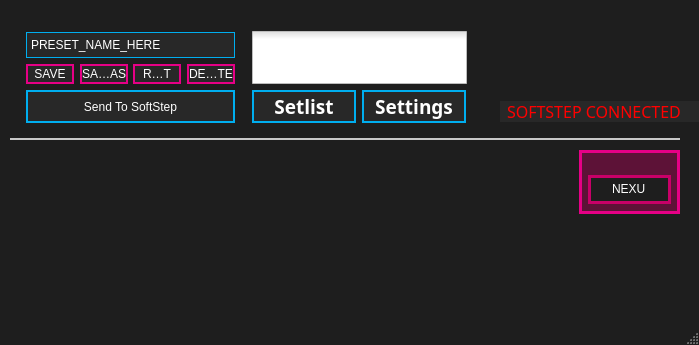
<?xml version="1.0" encoding="UTF-8"?>
<ui version="4.0">
 <class>MainWindow</class>
 <widget class="QMainWindow" name="MainWindow">
  <property name="geometry">
   <rect>
    <x>0</x>
    <y>0</y>
    <width>699</width>
    <height>345</height>
   </rect>
  </property>
  <property name="sizePolicy">
   <sizepolicy hsizetype="Fixed" vsizetype="Fixed">
    <horstretch>0</horstretch>
    <verstretch>0</verstretch>
   </sizepolicy>
  </property>
  <property name="windowTitle">
   <string>MainWindow</string>
  </property>
  <property name="styleSheet">
   <string notr="true">QMainWindow
{
	background: rgb(30, 30, 30);
}

/*--------QLineEdit--------*/
QLineEdit
{
	background: rgb(40, 40, 40);
	border: 2px solid rgb(0,174,239);
	font: 14pt &quot;Droid Sans Mono&quot;;
	color: white;
}


/*-------QToolTip-------*/
QToolTip
{
	font: 8pt &quot;Corbel&quot;;
	color: rgb(255, 255, 255);
	background: rgba(40, 40, 40, 140);
	border: 1px solid rgb(120, 120, 120);
	padding: 2px;

}

QMenuBar
{
}</string>
  </property>
  <widget class="QWidget" name="centralWidget">
   <property name="styleSheet">
    <string notr="true">QWidget
{
background: rgb(30,30,30);
}</string>
   </property>
   <widget class="QLabel" name="connectedLabel">
    <property name="geometry">
     <rect>
      <x>500</x>
      <y>101</y>
      <width>202</width>
      <height>21</height>
     </rect>
    </property>
    <property name="font">
     <font>
      <family>Futura-Normal</family>
      <pointsize>12</pointsize>
      <weight>50</weight>
      <italic>false</italic>
      <bold>false</bold>
     </font>
    </property>
    <property name="toolTip">
     <string/>
    </property>
    <property name="styleSheet">
     <string notr="true">QLabel
{
	font: 12pt &quot;Futura-Normal&quot;;
	color: red;
	background: rgb(40, 40, 40);
	padding: 0px 0px 0px 3px;
}

QToolTip
{
	min-width: 60px;
}</string>
    </property>
    <property name="text">
     <string>SOFTSTEP CONNECTED</string>
    </property>
    <property name="alignment">
     <set>Qt::AlignLeading|Qt::AlignLeft|Qt::AlignVCenter</set>
    </property>
   </widget>
   <widget class="QFrame" name="frame_presets">
    <property name="geometry">
     <rect>
      <x>10</x>
      <y>18</y>
      <width>235</width>
      <height>119</height>
     </rect>
    </property>
    <property name="styleSheet">
     <string notr="true">QFrame
{
	background: rgba(60, 60, 60, 0);
	border: none;
}</string>
    </property>
    <property name="frameShape">
     <enum>QFrame::StyledPanel</enum>
    </property>
    <property name="frameShadow">
     <enum>QFrame::Raised</enum>
    </property>
    <widget class="QFrame" name="frame_innerpresets">
     <property name="geometry">
      <rect>
       <x>1</x>
       <y>1</y>
       <width>237</width>
       <height>108</height>
      </rect>
     </property>
     <property name="styleSheet">
      <string notr="true">/*----------- QFrame ------------*/
QFrame
{
	background: rgba(125, 125, 125, 0);
}

/*----------- QPushButton ------------*/
QPushButton
{
	background: rgb(40, 40, 40);
	color: white;
	border: 2px solid rgb(230,0,134);
	font: 7pt &quot;Corbel&quot;;
	padding: 0,1,0,0;
}

QPushButton:pressed
{
	background: rgb(230, 0, 134);
	color: white;
	border: none;
	font: 7pt &quot;Corbel&quot;;
	padding: 0, 1, 0, 0;
}

/*----------- QToolButton ------------*/
QToolButton
{
	background: rgb(40, 40, 40);
	color: white;
	border: 2px solid rgb(230,0,134);
	font: 7pt &quot;Corbel&quot;;
	padding: 0,1,0,0;
}

QToolButton:pressed
{
	background: rgb(230, 0, 134);
	color: white;
	border: 2px solid rgb(230, 0, 134);
	font: 7pt &quot;Corbel&quot;;
	padding: 0, 1, 0, 0;
}

/*----------- QLabel ------------*/
QLabel
{
	background: rgba(0,0,0,0);
	color: white;
	border: none;
	font: 7pt &quot;Corbel&quot;;
}

/*----------- QComboBox ------------*/
QComboBox
{
	font: 8pt &quot;Corbel&quot;;
	border: 2px solid rgb(0,174,239);
	background-color: rgba(28, 28, 29);
	color: white;
 }

QComboBox QListView
{
	background-color: rgb(40, 40, 40);
	border: transparent;
	padding-left: 3px;
	padding-right: 3px;
	min-width: 35px;
}

QComboBox::item:alternate
{
	background: rgb(90, 90, 90);
}

QComboBox::item:selected
{
	border: 1px solid transparent;
	background: rgb(0,174,239);
}

QComboBox::indicator
{
	background-color: transparent;
	selection-background-color: transparent;
	color: transparent;
	selection-color: white;
}

QComboBox::drop-down
{
	width: 1px;
	height: 1px;
	subcontrol-origin: margin;
	subcontrol-position: right center;
	border-left-width: 0px;
	border-right-width: 0px;
	border-top-width: 0px;
	border-bottom-width: 0px;
}

QComboBox::down-arrow
{
	border: none;
	background: none;
	image: url(:/resources/setlist_combobox_menu_arrows.png);
	padding-right: 20px;
}
</string>
     </property>
     <property name="frameShape">
      <enum>QFrame::StyledPanel</enum>
     </property>
     <property name="frameShadow">
      <enum>QFrame::Raised</enum>
     </property>
     <widget class="QToolButton" name="save">
      <property name="geometry">
       <rect>
        <x>15</x>
        <y>45</y>
        <width>48</width>
        <height>20</height>
       </rect>
      </property>
      <property name="toolTip">
       <string>Save any changes to the &lt;br&gt;current preset.</string>
      </property>
      <property name="styleSheet">
       <string notr="true">/*----------- QToolButton ------------*/
QToolButton
{
	background: rgb(40, 40, 40);
	color: white;
	border: 2px solid rgb(230,0,134);
	font: 7pt &quot;Corbel&quot;;
	padding: 0,0,0,0;
}

QToolButton:pressed
{
	background: rgb(230, 0, 134);
	color: white;
	border: 2px solid rgb(230, 0, 134);
	font: 7pt &quot;Corbel&quot;;
	padding: 0, 0, 0, 0;
}</string>
      </property>
      <property name="text">
       <string>SAVE</string>
      </property>
     </widget>
     <widget class="QToolButton" name="saveas">
      <property name="geometry">
       <rect>
        <x>69</x>
        <y>45</y>
        <width>48</width>
        <height>20</height>
       </rect>
      </property>
      <property name="toolTip">
       <string>Save the current settings&lt;br&gt; to a new preset slot.</string>
      </property>
      <property name="styleSheet">
       <string notr="true">/*----------- QToolButton ------------*/
QToolButton
{
	background: rgb(40, 40, 40);
	color: white;
	border: 2px solid rgb(230,0,134);
	font: 6pt &quot;Tahoma&quot;;
	padding: 0,0,0,0;
}

QToolButton:pressed
{
	background: rgb(230, 0, 134);
	color: white;
	border: 2px solid rgb(230, 0, 134);
	font: 6pt &quot;Tahoma&quot;;
	padding: 0, 0, 0, 0;
}</string>
      </property>
      <property name="text">
       <string>SAVE AS</string>
      </property>
     </widget>
     <widget class="QToolButton" name="revert">
      <property name="geometry">
       <rect>
        <x>122</x>
        <y>45</y>
        <width>48</width>
        <height>20</height>
       </rect>
      </property>
      <property name="toolTip">
       <string>Revert any unsaved &lt;br&gt;changes in the current &lt;br&gt;preset to its previously &lt;br&gt;saved state.</string>
      </property>
      <property name="styleSheet">
       <string notr="true">/*----------- QToolButton ------------*/
QToolButton
{
	background: rgb(40, 40, 40);
	color: white;
	border: 2px solid rgb(230,0,134);
	font: 7pt &quot;Corbel&quot;;
	padding: 0,0,0,0;
}

QToolButton:pressed
{
	background: rgb(230, 0, 134);
	color: white;
	border: 2px solid rgb(230, 0, 134);
	font: 7pt &quot;Corbel&quot;;
	padding: 0, 0, 0, 0;
}</string>
      </property>
      <property name="text">
       <string>REVERT</string>
      </property>
     </widget>
     <widget class="QToolButton" name="deletepreset">
      <property name="geometry">
       <rect>
        <x>176</x>
        <y>45</y>
        <width>48</width>
        <height>20</height>
       </rect>
      </property>
      <property name="toolTip">
       <string>Delete the currently selected preset.</string>
      </property>
      <property name="styleSheet">
       <string notr="true">/*----------- QToolButton ------------*/
QToolButton
{
	background: rgb(40, 40, 40);
	color: white;
	border: 2px solid rgb(230,0,134);
	font: 7pt &quot;Corbel&quot;;
	padding: 0,0,0,0;
}

QToolButton:pressed
{
	background: rgb(230, 0, 134);
	color: white;
	border: 2px solid rgb(230, 0, 134);
	font: 7pt &quot;Corbel&quot;;
	padding: 0, 0, 0, 0;
}</string>
      </property>
      <property name="text">
       <string>DELETE</string>
      </property>
     </widget>
     <widget class="QComboBox" name="presetmenu">
      <property name="geometry">
       <rect>
        <x>15</x>
        <y>13</y>
        <width>209</width>
        <height>26</height>
       </rect>
      </property>
      <property name="toolTip">
       <string>The preset currently being edited</string>
      </property>
      <property name="autoFillBackground">
       <bool>false</bool>
      </property>
      <property name="styleSheet">
       <string notr="true">/*----------- QComboBox ------------*/
QComboBox
{
	font: 8pt &quot;Corbel&quot;;
	border: 1px solid rgb(0,174,239);
	background: rgb(40, 40, 40);
	color: white;
	padding: 1px 3px 1px 4px;
 }

QComboBox QListView
{
	background-color: rgb(40, 40, 40);
	border: transparent;
	font: 8px &quot;Corbel&quot;;
	color: white;
	padding-left: 3px;
	padding-right: 3px;
	min-width: 35px;
}

QComboBox::item:alternate
{
	background: rgb(90, 90, 90);
}

QComboBox::item:selected
{
	border: 1px solid transparent;
	background: rgb(0,174,239);
}

QComboBox::indicator
{
	background-color: transparent;
	selection-background-color: transparent;
	color: transparent;
	selection-color: white;
}

QComboBox::drop-down
{
	width: 1px;
	height: 1px;
	subcontrol-origin: margin;
	subcontrol-position: right center;
	border-left-width: 0px;
	border-right-width: 0px;
	border-top-width: 0px;
	border-bottom-width: 0px;
	padding: 1px 1px 1px 4px;
}

QToolTip
{
	min-height: 18px;
}</string>
      </property>
      <property name="editable">
       <bool>false</bool>
      </property>
      <property name="frame">
       <bool>true</bool>
      </property>
      <item>
       <property name="text">
        <string>PRESET_NAME_HERE</string>
       </property>
      </item>
      <item>
       <property name="text">
        <string>1</string>
       </property>
      </item>
      <item>
       <property name="text">
        <string>2</string>
       </property>
      </item>
      <item>
       <property name="text">
        <string>3</string>
       </property>
      </item>
      <item>
       <property name="text">
        <string>4</string>
       </property>
      </item>
      <item>
       <property name="text">
        <string>5</string>
       </property>
      </item>
      <item>
       <property name="text">
        <string>6</string>
       </property>
      </item>
      <item>
       <property name="text">
        <string>7</string>
       </property>
      </item>
      <item>
       <property name="text">
        <string>8</string>
       </property>
      </item>
      <item>
       <property name="text">
        <string>9</string>
       </property>
      </item>
      <item>
       <property name="text">
        <string>10</string>
       </property>
      </item>
     </widget>
     <widget class="QLabel" name="presetlabel">
      <property name="geometry">
       <rect>
        <x>-4</x>
        <y>12</y>
        <width>14</width>
        <height>93</height>
       </rect>
      </property>
      <property name="styleSheet">
       <string notr="true">QFrame
{
	border: none;
	padding: none;
	background-image: url(:/resources/mainWindow_preset_label.png);
}</string>
      </property>
      <property name="text">
       <string/>
      </property>
     </widget>
    </widget>
    <widget class="QToolButton" name="update">
     <property name="geometry">
      <rect>
       <x>16</x>
       <y>72</y>
       <width>209</width>
       <height>33</height>
      </rect>
     </property>
     <property name="toolTip">
      <string>&quot;Make it so.&quot;&lt;p&gt;Update a connected SoftStep's presets with the current setlist.</string>
     </property>
     <property name="styleSheet">
      <string notr="true">/*---------- QToolButton ---------*/
QToolButton
{
	background: rgb(40, 40, 40);
	border: 2px solid rgba(0,174,239,255);
	font: bold 14pt &quot;Corbel&quot;;
	color: white;
}

QToolButton:pressed
{
	background: rgba(0,174,239,255);
	border: none;
	font: bold 14pt &quot;Corbel&quot;;
	color: white;
}

QToolButton::disabled
{
	background: rgba(60, 60, 60, 75);
	border: 2px solid rgba(0, 56, 77, 255);
	font: bold 14pt &quot;Corbel&quot;;
	color: rgba(255, 255, 255, 35);
}</string>
     </property>
     <property name="text">
      <string>Send To SoftStep</string>
     </property>
    </widget>
   </widget>
   <widget class="QLabel" name="label">
    <property name="geometry">
     <rect>
      <x>492</x>
      <y>30</y>
      <width>184</width>
      <height>65</height>
     </rect>
    </property>
    <property name="styleSheet">
     <string notr="true">QLabel
{
	border: none;
	background: transparent;
	background-image: url(:/resources/mainWindow_logo.png);
}</string>
    </property>
    <property name="text">
     <string/>
    </property>
   </widget>
   <widget class="QFrame" name="frame_displayname">
    <property name="geometry">
     <rect>
      <x>579</x>
      <y>150</y>
      <width>101</width>
      <height>64</height>
     </rect>
    </property>
    <property name="styleSheet">
     <string notr="true">QFrame
{
	background: rgba(190, 0, 94, 100);
	border: 3px solid rgb(230,0,134);
}</string>
    </property>
    <property name="frameShape">
     <enum>QFrame::StyledPanel</enum>
    </property>
    <property name="frameShadow">
     <enum>QFrame::Raised</enum>
    </property>
    <widget class="QLineEdit" name="displayName">
     <property name="geometry">
      <rect>
       <x>9</x>
       <y>25</y>
       <width>83</width>
       <height>29</height>
      </rect>
     </property>
     <property name="contextMenuPolicy">
      <enum>Qt::DefaultContextMenu</enum>
     </property>
     <property name="toolTip">
      <string>Sets the current preset's display name. &lt;p&gt; Anything entered here appears on&lt;br&gt; the SoftStep's alphanumeric display&lt;br&gt; when the preset is selected. &lt;p&gt;Limited to a maximum of four characters.</string>
     </property>
     <property name="styleSheet">
      <string notr="true">QLineEdit
{
	border: 3px solid rgb(200,0,104);
	padding-bottom: 2px;
}

QLineEdit:focus
{
	border: 3px solid white;
	padding-bottom: 2px;
}</string>
     </property>
     <property name="text">
      <string>NEXU</string>
     </property>
     <property name="maxLength">
      <number>4</number>
     </property>
     <property name="alignment">
      <set>Qt::AlignCenter</set>
     </property>
    </widget>
    <widget class="QLabel" name="presetlabel_3">
     <property name="geometry">
      <rect>
       <x>14</x>
       <y>11</y>
       <width>73</width>
       <height>10</height>
      </rect>
     </property>
     <property name="styleSheet">
      <string notr="true">QFrame
{
	border: none;
	padding: none;
	background: none;
	background-image: url(:/resources/mainWindow_displayname_label.png);
}</string>
     </property>
     <property name="text">
      <string/>
     </property>
    </widget>
   </widget>
   <widget class="QLabel" name="label_2">
    <property name="geometry">
     <rect>
      <x>10</x>
      <y>138</y>
      <width>670</width>
      <height>10</height>
     </rect>
    </property>
    <property name="styleSheet">
     <string notr="true">QLabel
{
	border-top: 2px solid rgb(200, 200, 200);
	background: none;
}</string>
    </property>
    <property name="text">
     <string/>
    </property>
   </widget>
   <widget class="QFrame" name="frame_editormode">
    <property name="geometry">
     <rect>
      <x>245</x>
      <y>21</y>
      <width>228</width>
      <height>109</height>
     </rect>
    </property>
    <property name="styleSheet">
     <string notr="true">QFrame
{
	background: rgba(60, 60, 60, 0);
	border: none;
}</string>
    </property>
    <property name="frameShape">
     <enum>QFrame::StyledPanel</enum>
    </property>
    <property name="frameShadow">
     <enum>QFrame::Raised</enum>
    </property>
    <widget class="QCheckBox" name="mode">
     <property name="enabled">
      <bool>true</bool>
     </property>
     <property name="geometry">
      <rect>
       <x>7</x>
       <y>10</y>
       <width>215</width>
       <height>53</height>
      </rect>
     </property>
     <property name="toolTip">
      <string>Switch between Hosted &lt;br&gt;and Standalone mode.</string>
     </property>
     <property name="styleSheet">
      <string notr="true"> /* ---------- QCheckBox ------------*/
QCheckBox
{
	background: none;
    color: transparent;
    font: 8pt &quot;Corbel&quot;;
}

QCheckBox::indicator
{
    width: 215px;
    height: 53px;
	padding: 0px;
}

QCheckBox::indicator:unchecked
{
    image: url(:/resources/mainWindow_editormode_unchecked.png);
}

QCheckBox::indicator:unchecked:hover
{
    image: url(:/resources/mainWindow_editormode_unchecked.png);
}

QCheckBox::indicator:unchecked:pressed
{
    image: url(:/resources/mainWindow_editormode_uncheckedPressed.png);
}

QCheckBox::indicator:checked
{
    image: url(:/resources/mainWindow_editormode_checked.png);
}

QCheckBox::indicator:checked:pressed
{
    image: url(:/resources/mainWindow_editormode_checkedPressed.png);
}

QCheckBox::indicator:unchecked:focus
{
    image: url(:/resources/mainWindow_editormode_unchecked.png);
}

QCheckBox::indicator:unchecked:pressed:focus
{
    image: url(:/resources/mainWindow_editormode_uncheckedPressed.png);
}

QCheckBox::indicator:checked:focus
{
    image: url(:/resources/mainWindow_editormode_checked.png);
}

QCheckBox::indicator:checked:pressed:focus
{
    image: url(:/resources/mainWindow_editormode_checkedPressed.png);
}

</string>
     </property>
     <property name="text">
      <string/>
     </property>
     <property name="checked">
      <bool>true</bool>
     </property>
    </widget>
    <widget class="QPushButton" name="opensetlist">
     <property name="geometry">
      <rect>
       <x>7</x>
       <y>69</y>
       <width>104</width>
       <height>33</height>
      </rect>
     </property>
     <property name="sizePolicy">
      <sizepolicy hsizetype="Minimum" vsizetype="Fixed">
       <horstretch>0</horstretch>
       <verstretch>0</verstretch>
      </sizepolicy>
     </property>
     <property name="minimumSize">
      <size>
       <width>96</width>
       <height>30</height>
      </size>
     </property>
     <property name="maximumSize">
      <size>
       <width>110</width>
       <height>35</height>
      </size>
     </property>
     <property name="font">
      <font>
       <family>Corbel</family>
       <pointsize>14</pointsize>
       <weight>75</weight>
       <italic>false</italic>
       <bold>true</bold>
      </font>
     </property>
     <property name="toolTip">
      <string>Open the setlist window.</string>
     </property>
     <property name="styleSheet">
      <string notr="true">/*---------- QPushButton ---------*/
QPushButton
{
	background: rgb(40, 40, 40);
	border: 2px solid rgba(0,174,239,255);
	font: bold 14pt &quot;Corbel&quot;;
	color: white;
}

QPushButton:pressed
{
	background: rgba(0,174,239,255);
	border: none;
	font: bold 14pt &quot;Corbel&quot;;
	color: white;
}

QToolTip
{
	min-height: 18px;
}</string>
     </property>
     <property name="text">
      <string>Setlist</string>
     </property>
    </widget>
    <widget class="QPushButton" name="opensettings">
     <property name="geometry">
      <rect>
       <x>117</x>
       <y>69</y>
       <width>104</width>
       <height>33</height>
      </rect>
     </property>
     <property name="sizePolicy">
      <sizepolicy hsizetype="Minimum" vsizetype="Fixed">
       <horstretch>0</horstretch>
       <verstretch>0</verstretch>
      </sizepolicy>
     </property>
     <property name="minimumSize">
      <size>
       <width>96</width>
       <height>30</height>
      </size>
     </property>
     <property name="maximumSize">
      <size>
       <width>110</width>
       <height>35</height>
      </size>
     </property>
     <property name="font">
      <font>
       <family>Corbel</family>
       <pointsize>14</pointsize>
       <weight>75</weight>
       <italic>false</italic>
       <bold>true</bold>
      </font>
     </property>
     <property name="toolTip">
      <string>Open the settings window.</string>
     </property>
     <property name="styleSheet">
      <string notr="true">/*---------- QPushButton ---------*/
QPushButton
{
	background: rgb(40, 40, 40);
	border: 2px solid rgba(0,174,239,255);
	font: bold 14pt &quot;Corbel&quot;;
	color: white;
}

QPushButton:pressed
{
	background: rgba(0,174,239,255);
	border: none;
	font: bold 14pt &quot;Corbel&quot;;
	color: white;
}

QToolTip
{
	min-height: 18px;
}</string>
     </property>
     <property name="text">
      <string>Settings</string>
     </property>
    </widget>
   </widget>
  </widget>
  <widget class="QStatusBar" name="statusBar"/>
 </widget>
 <layoutdefault spacing="6" margin="11"/>
 <resources/>
 <connections/>
</ui>
